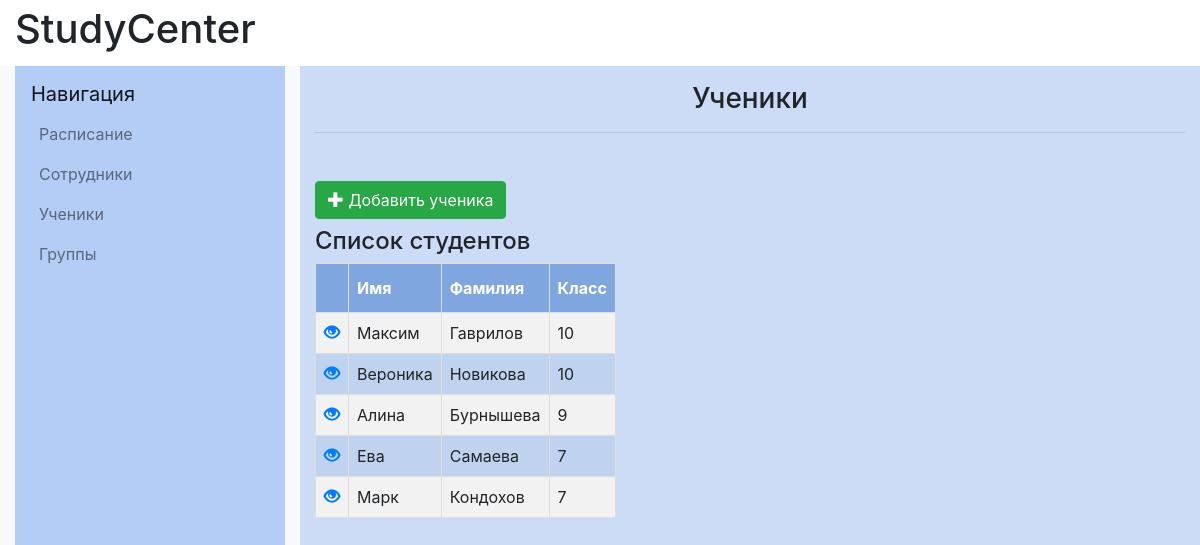
The page /students/ on the database its author committed.
### catalog/models.py (models this page shows)
class Student(models.Model):
    firstname=models.CharField(max_length=20, verbose_name="Имя")
    lastname=models.CharField(max_length=20, verbose_name="Фамилия")
    fathername=models.CharField(max_length=20, verbose_name="Отчество")
    date_of_birth=models.DateField(verbose_name="Дата рождения")
    grade=models.IntegerField(validators=[
            MaxValueValidator(11),
            MinValueValidator(1)
        ], verbose_name="Класс")
    phone_number=models.CharField(max_length=11,validators=[MinLengthValidator(11)], verbose_name="Номер телефона")
    email=models.EmailField(verbose_name="E-mail")
    objects=models.Manager()
    DoesNotExist = models.Manager
    def __str__(self):
        return f"{self.lastname} {self.firstname}"
    __str__.short_description = 'Ученик'

### catalog/views.py (the view)
# urls.py: path('students/', views.students, name='students'),
def students(request):
    students= Student.objects.all()
    return render(request, "student/students.html", {"students": students})

### catalog/templates/student/students.html (shortened to what this page needs)
{% extends "base_generic.html" %}
{% block content%}
            <div class="col-md-8 col-lg-9 content-container" style="background-color: #ccdbf6">
                <h1 class="h3 text-center mt-3">Ученики</h1>
                <hr class="mb-5">
                <section >
                    <a class="btn btn-success" href="{% url 'student_new' %}" class="top-menu"><span class="glyphicon glyphicon-plus"></span> Добавить ученика</a>
                    <h4>Список студентов</h4>
                    <table id="mytable">
                        <tr>
                            <th></th>
                            <th>Имя</th>
                            <th>Фамилия</th>
                            <th>Класс</th>
                        </tr>
                        {% for student in students %}
                        <tr><td><a href="{% url 'student_detail' pk=student.pk %}" class="top-menu"><span class="glyphicon glyphicon-eye-open"></span></a></td>
                            <td>{{ student.firstname }}</td>
                            <td>{{ student.lastname }}</td>
                            <td>{{ student.grade }}</td></tr>
                        {% endfor %}
                    </table>
                </section>
            </div>
{% endblock content %}

### catalog/templates/base_generic.html (style rules this page uses)
#mytable td, #mytable th { border: 1px solid #ddd; padding: 8px; }
#mytable tr:nth-child(even) { background-color: #f2f2f2; }
#mytable tr:nth-child(odd) { background-color: #c0d3ee; }
#mytable th { padding-top: 12px; padding-bottom: 12px; text-align: left; background-color: #80a6e0; color: white; }

### rows shown on the page
Student: firstname "Максим", lastname "Гаврилов", grade "10"
Student: firstname "Вероника", lastname "Новикова", grade "10"
Student: firstname "Алина", lastname "Бурнышева", grade "9"
Student: firstname "Ева", lastname "Самаева", grade "7"
Student: firstname "Марк", lastname "Кондохов", grade "7"
